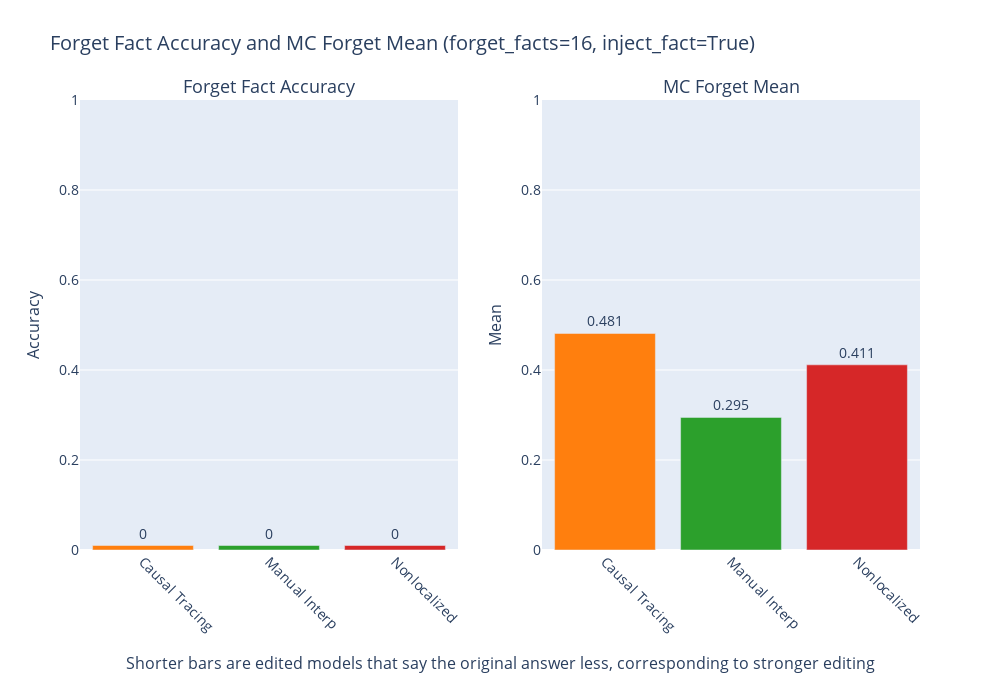

Here is the notebook cell this chart was saved with:
### Markdown cell above
### Bar Graph

### Code cell
import plotly.graph_objects as go
from plotly.subplots import make_subplots
import matplotlib.colors as mcolors
import numpy as np

# Create subplots
fig = make_subplots(rows=1, cols=2, subplot_titles=('Forget Fact Accuracy', 'MC Forget Mean'))

# Define color map and rename "new_forget_ct"
color_map = {
    "new_forget_ct": mcolors.to_hex(mcolors.TABLEAU_COLORS['tab:orange']),  # C1 in matplotlib
    "manual_interp": mcolors.to_hex(mcolors.TABLEAU_COLORS['tab:green']),   # C3 in matplotlib
    "nonlocalized": mcolors.to_hex(mcolors.TABLEAU_COLORS['tab:red'])       # C4 in matplotlib
}
name_map = {
    "new_forget_ct": "Causal Tracing",
    "manual_interp": "Manual Interp",
    "nonlocalized": "Nonlocalized"
}

# Filter the data to include only the specified localization types
filtered_df = combined_df.loc[list(name_map.keys())]

# Data
localization_types = filtered_df.index
forget_fact_accuracy = filtered_df['forget_fact_accuracy']
mc_forget_mean = filtered_df['mc_forget_mean']

# Function to get color
def get_color(localization_type):
    return color_map[localization_type]

# Function to get name
def get_name(localization_type):
    return name_map[localization_type]

# Function to adjust near-zero values
def adjust_near_zero(values, min_height=0.01):
    return np.maximum(values, min_height)

# Add bars for forget_fact_accuracy
fig.add_trace(
    go.Bar(
        x=[get_name(lt) for lt in localization_types],
        y=adjust_near_zero(forget_fact_accuracy),
        text=forget_fact_accuracy.round(3),
        textposition='outside',
        name='Forget Fact Accuracy',
        marker_color=[get_color(lt) for lt in localization_types],
        textfont=dict(size=14)
    ),
    row=1, col=1
)

# Add bars for mc_forget_mean
fig.add_trace(
    go.Bar(
        x=[get_name(lt) for lt in localization_types],
        y=adjust_near_zero(mc_forget_mean),
        text=mc_forget_mean.round(3),
        textposition='outside',
        name='MC Forget Mean',
        marker_color=[get_color(lt) for lt in localization_types],
        textfont=dict(size=14)
    ),
    row=1, col=2
)

# Update layout
fig.update_layout(
    height=700,  # Increased height to accommodate the new text
    width=1000,
    title_text=f"Forget Fact Accuracy and MC Forget Mean (forget_facts={forget_facts}, inject_fact={inject_fact})",
    title_font=dict(size=20),
    showlegend=False,
    yaxis=dict(range=[0, 1], title='Accuracy', title_font=dict(size=16), tickfont=dict(size=14)),
    yaxis2=dict(range=[0, 1], title='Mean', title_font=dict(size=16), tickfont=dict(size=14)),
    font=dict(size=14),  # This sets a base font size for all text
    margin=dict(b=150),  # Increase bottom margin to make room for the text
)

# Update x-axis
fig.update_xaxes(tickangle=45, tickfont=dict(size=14))

# Update subplot titles
for i in fig['layout']['annotations']:
    i['font'] = dict(size=18)

# Add explanatory text at the bottom
fig.add_annotation(
    text="Shorter bars are edited models that say the original answer less, corresponding to stronger editing",
    xref="paper", yref="paper",
    x=0.5, y=-0.28,  # Positioned at the bottom center
    showarrow=False,
    font=dict(size=16),
    align="center",
)

# Show plot
fig.show()

### Figure 1 — Plotly figure (JSON) as saved in the notebook; plotly's stock layout.template omitted (floating-point values rounded to 4 significant figures)
{"data": [{"marker": {"color": ["#ff7f0e", "#2ca02c", "#d62728"]}, "name": "Forget Fact Accuracy", "text": [0, 0, 0], "textfont": {"size": 14}, "textposition": "outside", "type": "bar", "x": ["Causal Tracing", "Manual Interp", "Nonlocalized"], "xaxis": "x", "y": [0.01, 0.01, 0.01], "yaxis": "y"}, {"marker": {"color": ["#ff7f0e", "#2ca02c", "#d62728"]}, "name": "MC Forget Mean", "text": [0.481, 0.295, 0.411], "textfont": {"size": 14}, "textposition": "outside", "type": "bar", "x": ["Causal Tracing", "Manual Interp", "Nonlocalized"], "xaxis": "x2", "y": [0.4812, 0.2947, 0.4115], "yaxis": "y2"}], "layout": {"annotations": [{"font": {"size": 18}, "showarrow": false, "text": "Forget Fact Accuracy", "x": 0.225, "xanchor": "center", "xref": "paper", "y": 1, "yanchor": "bottom", "yref": "paper"}, {"font": {"size": 18}, "showarrow": false, "text": "MC Forget Mean", "x": 0.775, "xanchor": "center", "xref": "paper", "y": 1, "yanchor": "bottom", "yref": "paper"}, {"align": "center", "font": {"size": 16}, "showarrow": false, "text": "Shorter bars are edited models that say the original answer less, corresponding to stronger editing", "x": 0.5, "xref": "paper", "y": -0.28, "yref": "paper"}], "font": {"size": 14}, "height": 700, "margin": {"b": 150}, "showlegend": false, "title": {"font": {"size": 20}, "text": "Forget Fact Accuracy and MC Forget Mean (forget_facts=16, inject_fact=True)"}, "width": 1000, "xaxis": {"anchor": "y", "domain": [0, 0.45], "tickangle": 45, "tickfont": {"size": 14}}, "xaxis2": {"anchor": "y2", "domain": [0.55, 1], "tickangle": 45, "tickfont": {"size": 14}}, "yaxis": {"anchor": "x", "domain": [0, 1], "range": [0, 1], "tickfont": {"size": 14}, "title": {"font": {"size": 16}, "text": "Accuracy"}}, "yaxis2": {"anchor": "x2", "domain": [0, 1], "range": [0, 1], "tickfont": {"size": 14}, "title": {"font": {"size": 16}, "text": "Mean"}}}}
